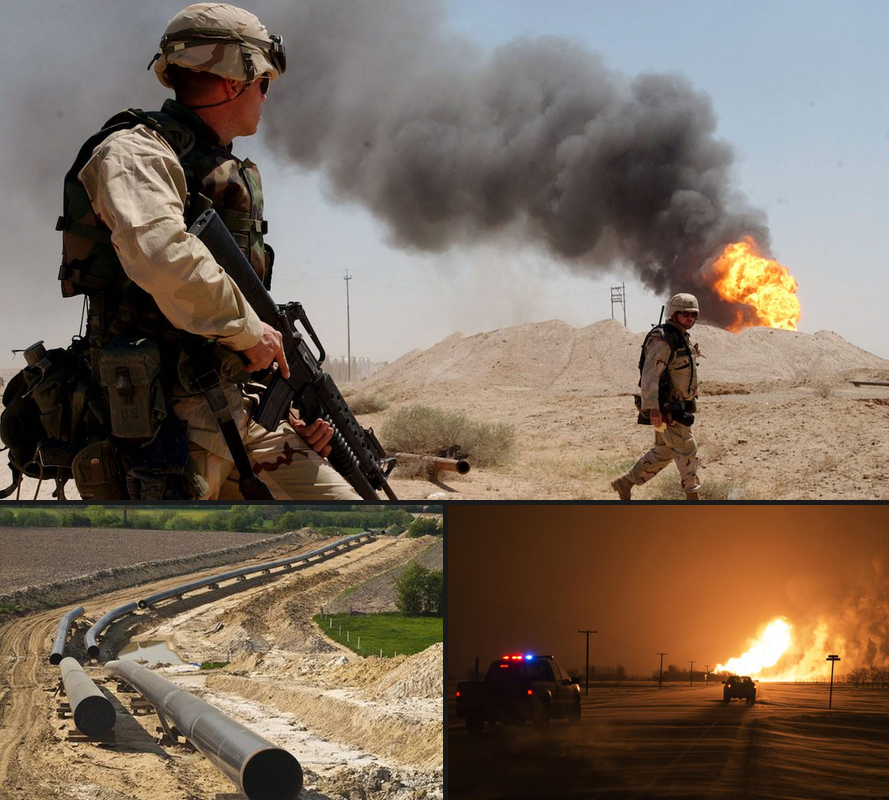
#> input picture api/image_features/collage_generator/collage.png, 889 x 800 px
$ python -i collage_generator.py   (imports and definitions only)   (older library calls are emulated)
#> lines starting #> are read from the running program, lines starting #| are printed output that depends on the picture
"""
Module containing class to create image collage
"""

"""
Source_code: https://github.com/twilsonco/PyPhotoCollage

The MIT License (MIT)

Copyright (c) 2014 Dmitry Alimov

Permission is hereby granted, free of charge, to any person obtaining a copy
of this software and associated documentation files (the "Software"), to deal
in the Software without restriction, including without limitation the rights
to use, copy, modify, merge, publish, distribute, sublicense, and/or sell
copies of the Software, and to permit persons to whom the Software is
furnished to do so, subject to the following conditions:

The above copyright notice and this permission notice shall be included in all
copies or substantial portions of the Software.

THE SOFTWARE IS PROVIDED "AS IS", WITHOUT WARRANTY OF ANY KIND, EXPRESS OR
IMPLIED, INCLUDING BUT NOT LIMITED TO THE WARRANTIES OF MERCHANTABILITY,
FITNESS FOR A PARTICULAR PURPOSE AND NONINFRINGEMENT. IN NO EVENT SHALL THE
AUTHORS OR COPYRIGHT HOLDERS BE LIABLE FOR ANY CLAIM, DAMAGES OR OTHER
LIABILITY, WHETHER IN AN ACTION OF CONTRACT, TORT OR OTHERWISE, ARISING FROM,
OUT OF OR IN CONNECTION WITH THE SOFTWARE OR THE USE OR OTHER DEALINGS IN THE
SOFTWARE.
"""

import random
import math
from PIL.ExifTags import TAGS
from PIL import ImageOps
from PIL import Image
from operator import itemgetter

class CollageGenerator:
    def __init__(self):
        pass

    # [34 lines left out: functions linear_partition, linear_partition_table, not called in this run]

    def clamp(self, v,l,h):
        return l if v < l else h if v > h else v

    # [57 lines left out: function makeCollage, not called in this run]

    def generate(self, images):
        """
        generates a collage as an image object

        :images type: List of images
        :returns type: Collage
        """
        output_path = 'api/image_features/collage_generator/collage.png'
        width = 5000
        height = 5000
        initheight = 500
        shuffle = False
        imagegap = 5
        background = (25,25,25)
        aspectratiofactor = 1.0
        antialias = True

        # shuffle images if needed
        if shuffle:
            random.shuffle(images)

        # Process PIL image objects for all the photos
        pilImages = []
        for img in images:
            # Need to explicitly tell PIL to rotate image if EXIF orientation data is present
            exif = img.getexif()
            # Remove all exif tags
            for k in exif.keys():
                if k != 0x0112:
                    exif[k] = None # If I don't set it to None first (or print it) the del fails for some reason.
                    del exif[k]
            # Put the new exif object in the original image
            new_exif = exif.tobytes()
            img.info["exif"] = new_exif
            # Rotate the image
            img = ImageOps.exif_transpose(img)
            if initheight > 2 and img.height > initheight:
                if antialias:
                    pilImages.append(img.resize((int(img.width / img.height * initheight),initheight), Image.ANTIALIAS))
                else:
                    pilImages.append(img.resize((int(img.width / img.height * initheight),initheight)))
            else:
                pilImages.append(img)

        # takes list of PIL image objects and returns the collage as a PIL image object
        collage = self.makeCollage(pilImages, imagegap, antialias, background, aspectratiofactor)

        if width > 0 and collage.width > width:
            collage = collage.resize((width, int(collage.height / collage.width * width)), Image.ANTIALIAS)
            pass
        elif height > 0 and collage.height > height:
            collage = collage.resize((int(collage.width / collage.height * height), height), Image.ANTIALIAS)
            pass

        collage.save(output_path)
        return collage

>>> import cv2
>>> picture = cv2.imread('collage.png', cv2.IMREAD_GRAYSCALE)
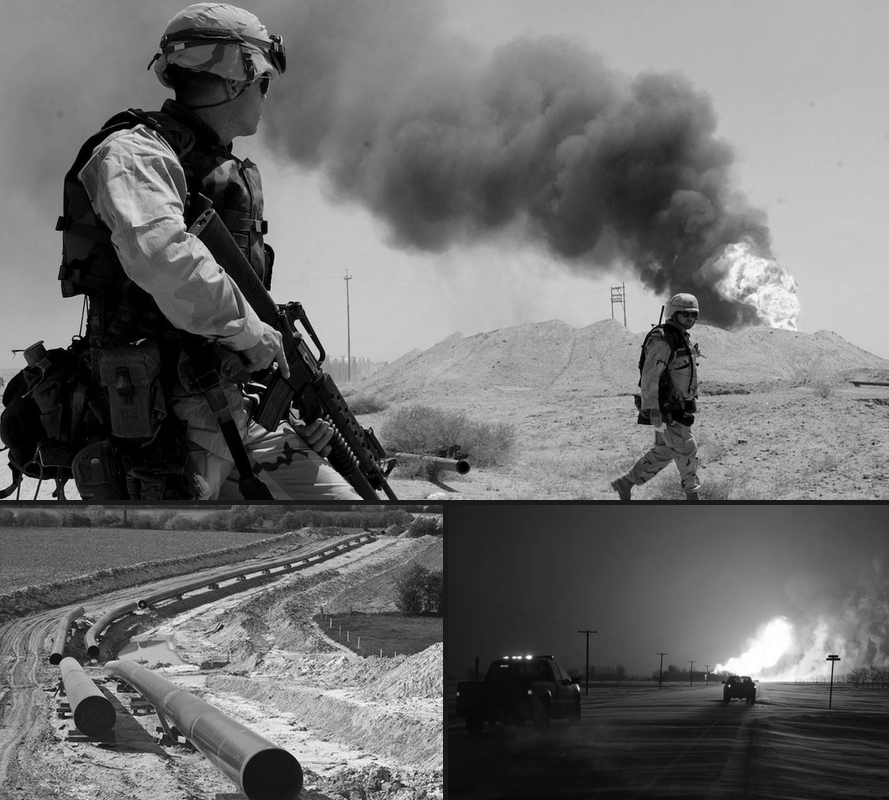
#> picture: shape (800, 889); min 0, max 255, mean 109.9
#> the loop in generate, `for img in images:` made 1 pass
#> after the loop in generate, `for img in images:`: pilImages = []
#> (the run stopped early here; a loop or call above may not have finished)
